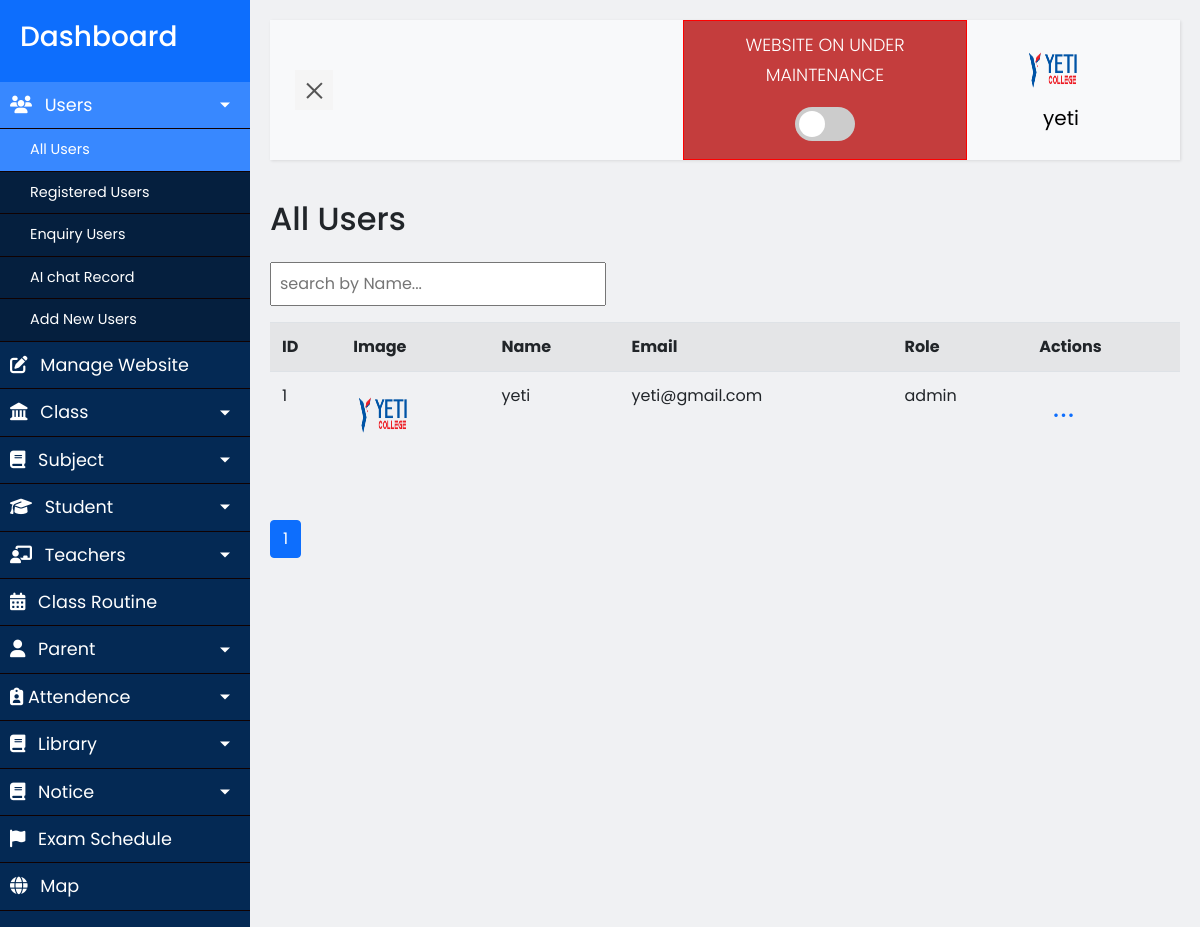
/admin/dashboard.php?content=allusers (signed in), run on the app's committed database.
### tables this page shows
CREATE TABLE `users` (
  `id` bigint(20) NOT NULL,
  `userid` bigint(20) NOT NULL,
  `username` varchar(50) NOT NULL,
  `email` varchar(100) NOT NULL,
  `gender` varchar(6) NOT NULL,
  `password` varchar(64) NOT NULL,
  `image` varchar(500) NOT NULL,
  `date` datetime NOT NULL,
  `online` int(11) NOT NULL,
  `role` varchar(50) NOT NULL
);

### admin/FetchAdminDataController.php (called while the page is built, shortened)
<?php
include dirname(__DIR__, 1). '/config.php';
class FetchAdminDataController {
    private $conn;
    private $limit;
    private $offset;
    public function __construct($conn, $limit = 10, $page = 1) {
        $this->conn = $conn;
    }
    public function setPagination($limit, $page) {
        $this->limit = $limit;
        $this->page = $page;
        $this->offset = ($this->page - 1) * $this->limit;
    }
    public function getUsers() {
        $sql = "SELECT * FROM users LIMIT {$this->offset}, {$this->limit}";
        return $this->fetchData($sql);
    }
    private function fetchData($query) {
        $data = [];
        $result = mysqli_query($this->conn, $query);
        if ($result && mysqli_num_rows($result) > 0) {
            while ($row = mysqli_fetch_assoc($result)) {
                $data[] = $row;
            }
        }
        return $data;
    }
}
$limit = isset($_GET['limit']) ? (int)$_GET['limit'] : 10;
$page = isset($_GET['page']) ? (int)$_GET['page'] : 1;
$FetchAdminDataController = new FetchAdminDataController($conn, $limit, $page);
$users = $FetchAdminDataController->getUsers();

### admin/pages/allusers.php (the view, shortened to what this page needs)
<div class="search-box py-3">
    <input type="text" id="" onkeyup="searchByName()" class="p-2 searchName" placeholder="search by Name...">
</div>
<?php
include './FetchAdminDataController.php';
include "../helpers.php";
?>
<table id="smsTable" class="table table-striped table-hover">
    <tr>
        <th>ID</th>
        <th>Image</th>
        <th>Name</th>
        <th>Email</th>
        <th>Role</th>
        <?php if ($_SESSION['role'] == 'admin') { ?>
            <th>Actions</th>
        <?php } ?>
    </tr>
    <?php
    if (!empty($users) && is_array($users)) {
        foreach ($users as $user) {
            ?>
            <tr class="fs-1">
                <td><?php echo $user['id']; ?></td>
                <td><img src="../assets/images/users/<?php echo $user['image']; ?>" alt="student-img"
                        style="width: 60px; height: 60px; border-radius: 50%;"></td>
                <td><?php echo $user['username']; ?></td>
                <td><?php echo $user['email']; ?></td>
                <td><?php echo $user['role']; ?></td>
                <?php if ($_SESSION['role'] == 'admin') { ?>
                    <td parent-id="<?php echo $user['id']; ?>" class="parent_actions"
                        style="font-family:bold; font-size: 30px; padding-left:25px; color: #0D6EFD; cursor:pointer;"
                        onclick="handleClick(event, this)">
                        ...
                    </td>
                <?php } ?>
            </tr>
            <?php
        }
        ?>
    </table>
<?php } ?>

### admin/dashboard.php (shortened to what this page needs)
<?php
include('templates/header.php'); ?>
<div class="wrapper">
    <?php $activePage = isset($_GET['content']) ? $_GET['content'] : '' ?>
    <nav id="sidebar">
        <div class="sidebar-header">
            <h3><a style="color: #fff; text-decoration: none;" href="dashboard.php">Dashboard</a></h3>
        </div>
        <ul class="list-unstyled components">
            <li
                class="<?= in_array($activePage, ['allusers', 'item0', 'register_users', 'enquiry_users', 'communications']) ? 'active' : '' ?>">
                <a href="#usersMenu" data-toggle="collapse"
                    aria-expanded="<?= in_array($activePage, ['allusers', 'item0']) ? 'true' : 'false' ?>"
                    class="dropdown-toggle">
                    <i class="fa-solid fa-users pr-2"></i> Users
                </a>
                <ul class="collapse list-unstyled <?= in_array($activePage, ['allusers', 'item0', 'register_users', 'enquiry_users', 'communications']) ? 'show' : '' ?>"
                    id="usersMenu">
                    <li class="<?= $activePage == 'allusers' ? 'active' : '' ?>">
                        <a href="?content=allusers">All Users</a>
                    </li>
                    <?php if ($_SESSION['role'] == 'admin' || $_SESSION['role'] == 'teacher') { ?>
                    <li class="<?= $activePage == 'register_users' ? 'active' : '' ?>">
                        <a href="?content=register_users">Registered Users</a>
                    </li>
                    <li class="<?= $activePage == 'enquiry_users' ? 'active' : '' ?>">
                        <a href="?content=enquiry_users">Enquiry Users</a>
                    </li>
                    <li class="<?= $activePage == 'communications' ? 'active' : '' ?>">
                        <a href="?content=communications">AI chat Record</a>
                    </li>
                    <?php } ?>
                    <?php if ($_SESSION['role'] == 'admin') { ?>
                        <li class="<?= $activePage == 'item0' ? 'active' : '' ?>">
                            <a href="?content=item0">Add New Users</a>
                        </li>
                    <?php } ?>
                </ul>
            </li>
            <?php if ($_SESSION['role'] == 'admin') { ?>
                <li class="<?= $activePage == 'college-website' ? 'active' : '' ?>">
                    <a href="?content=college-website"><i class="fa-solid fa-pen-to-square pr-2"></i> Manage Website</a>
                </li>
            <?php } ?>
            <li class="<?= in_array($activePage, ['item15', 'item16']) ? 'active' : '' ?>">
                <a href="#pageSubmenu5" data-toggle="collapse"
                    aria-expanded="<?= in_array($activePage, ['item15', 'item16']) ? 'true' : 'false' ?>"
                    class="dropdown-toggle">
                    <i class="fa-solid fa-landmark pr-2"></i> Class
                </a>
            </li>
            <li class="<?= in_array($activePage, ['add_subject', 'all_subject']) ? 'active' : '' ?>">
                <a href="#pagesubjectMenu" data-toggle="collapse"
                    aria-expanded="<?= in_array($activePage, ['add_subject', 'all_subject']) ? 'true' : 'false' ?>"
                    class="dropdown-toggle">
                    <i class="fa-solid fa-book pr-2"></i> Subject
                </a>
            </li>
            <li class="<?= in_array($activePage, ['item1', 'item2']) ? 'active' : '' ?>">
                <a href="#homeSubmenudd" data-toggle="collapse"
                    aria-expanded="<?= in_array($activePage, ['item1', 'item2']) ? 'true' : 'false' ?>"
                    class="dropdown-toggle">
                    <i class="fa-solid fa-graduation-cap pr-2"></i> Student
                </a>
            </li>
            <li class="<?= in_array($activePage, ['item3', 'item4', 'item5']) ? 'active' : '' ?>">
                <a href="#pageSubmenu1" data-toggle="collapse"
                    aria-expanded="<?= in_array($activePage, ['item3', 'item4', 'item5']) ? 'true' : 'false' ?>"
                    class="dropdown-toggle">
                    <i class="fa-solid fa-chalkboard-user pr-2"></i> Teachers
                </a>
            </li>
            <li class="<?= $activePage == 'item6' ? 'active' : '' ?>">
                <a href="?content=item6"><i class="fa-solid fa-calendar-days pr-2"></i> Class Routine</a>
            </li>
            <li class="<?= in_array($activePage, ['item7', 'item8']) ? 'active' : '' ?>">
                <a href="#pageSubmenu2" data-toggle="collapse"
                    aria-expanded="<?= in_array($activePage, ['item7', 'item8']) ? 'true' : 'false' ?>"
                    class="dropdown-toggle">
                    <i class="fa-solid fa-user pr-2"></i> Parent
                </a>
            </li>
            <?php if ($_SESSION['role'] == 'admin' || $_SESSION['role'] == 'teacher') { ?>
                <li class="<?= in_array($activePage, ['item21', 'item22', 'item23']) ? 'active' : '' ?>">
                    <a href="#pageSubmenu7" data-toggle="collapse"
                        aria-expanded="<?= in_array($activePage, ['item21', 'item22', 'item23']) ? 'true' : 'false' ?>"
                        class="dropdown-toggle">
                        <i class="fa-solid fa-clipboard-user"></i> Attendence
                    </a>
                </li>
            <?php } ?>
            <li class="<?= in_array($activePage, ['item10', 'item11']) ? 'active' : '' ?>">
                <a href="#pageSubmenu3" data-toggle="collapse"
                    aria-expanded="<?= in_array($activePage, ['item10', 'item11']) ? 'true' : 'false' ?>"
                    class="dropdown-toggle">
                    <i class="fa-solid fa-book pr-2"></i> Library
                </a>
            </li>
            <li class="<?= in_array($activePage, ['all_notice', 'add_notice']) ? 'active' : '' ?>">
                <a href="#notice" data-toggle="collapse"
                    aria-expanded="<?= in_array($activePage, ['all_notice', 'add_notice']) ? 'true' : 'false' ?>"
                    class="dropdown-toggle">
                    <i class="fa-solid fa-book pr-2"></i> Notice
                </a>
            </li>
            <li class="<?= $activePage == 'item18' ? 'active' : '' ?>">
                <a href="?content=item18"><i class="fa-solid fa-flag pr-2"></i> Exam Schedule</a>
            </li>
            <li class="<?= $activePage == 'item20' ? 'active' : '' ?>">
                <a href="?content=item20"><i class="fa-solid fa-globe pr-2"></i> Map</a>
            </li>
        </ul>
    </nav>
    <div id="content">
        <nav id="navbar" class="navbar py-0 navbar-expand-lg navbar-light bg-light">
            <div class="container-fluid">
                <button type="button" id="sidebarCollapse" class="navbar-btn">
                    <span></span>
                </button>
                <?php
                if ($_SESSION['role'] == 'admin') {
                    ?>
                    <div class="text-center text-light"
                        style="margin-left: 350px; background-color: #C43D3D; padding: 10px; border: 1px solid red;">
                        <p style="color: #fff;">WEBSITE ON UNDER MAINTENANCE <span id="statusText"></span></p>
                        <label class="switch">
                            <span class="slider"></span>
                        </label>
                    </div>
                    <?php
                }
                ?>
                <div class="collapse navbar-collapse" id="navbarSupportedContent">
                    <ul class="nav navbar-nav ml-auto">
                        <li class="nav-item active">
                            <a onclick="handleUserPopup()" class="nav-link mx-5 user-name" href="#">
                                <?php
                                if (isset($_SESSION['userid'])) {
                                    $userid = $_SESSION['userid'];
                                    $image = "SELECT image FROM users WHERE userid = '$userid'";
                                    $image_result = mysqli_query($conn, $image);
                                    if (mysqli_num_rows($image_result) > 0) {
                                        while ($image_row = mysqli_fetch_assoc($image_result)) {
                                            ?>
                                            <img src="../assets/images/users/<?php echo $image_row['image']; ?>"
                                                style="width: 60px; height: 60px; border-radius: 50%;" alt="">
                                            <?php
                                        }
                                    }
                                } else {
                                    ?>
                                    <img src="../assets/images/logo/<?php echo urlencode($logo); ?>"
                                        style="width: 60px; border: 1px solid red; height: 60px; border-radius: 50%;"
                                        alt="">
                                    <?php
                                }
                                ?>
                                <span class="px-2"></span>
                            </a>
                            <div>
                                <p style="font-size: 13px;" class="text-center"><?php
                                if ($_SESSION['role'] == 'admin') {
                                    echo "<b style='font-size: 20px;'>". $_SESSION['name'] . "</b>";
                                } else {
                                    echo "<b style='font-size: 20px;'>Welcome, " . $_SESSION['name']. "</b>";
                                }
                                ?></p>
                            </div>
                        </li>
                    </ul>
                </div>
            </div>
        </nav>
        <div class="main-content">
            <div class="content-container">
                <?php
                if (isset($_GET['content'])) {
                    include('content.php');
                }
                ?>
            </div>
        </div>
    </div>
</div>
<?php
include('templates/footer.php');
?>

### assets/css/admin.css (style rules this page uses)
body { font-family: 'Poppins', sans-serif; background: #F0F1F3; }
:root { --primary_color: #0D6EFD; --secondary_color: #042954; --hover_color: #A7A3A3; --active_color: #3888FF; }
p { font-family: 'Poppins', sans-serif; font-size: 1.1em; font-weight: 300; line-height: 1.7em; color: #000000; }
a, a:hover, a:focus { color: inherit; text-decoration: none; transition: all 0.3s; }
.navbar { padding: 15px 10px; background: #F0F1F3; border: none; border-radius: 0; margin-bottom: 40px; box-shadow: 1px 1px 3px rgba(0, 0, 0, 0.1); }
.navbar-btn { box-shadow: none; outline: none !important; border: none; }
.navbar-light .navbar-nav .nav-link { color: var(--primary_color); }
.wrapper { display: flex; width: 100%; align-items: stretch; perspective: 1500px; }
#sidebar { min-width: 250px; max-width: 250px; background: #042954; color: #fff; transition: all 0.6s cubic-bezier(0.945, 0.020, 0.270, 0.665); transform-origin: bottom left; }
#sidebar .sidebar-header { padding: 20px; background: var(--primary_color); }
#sidebar ul li a { padding: 10px; font-size: 1.1em; display: block; color: #fff; border-bottom: 1px solid rgb(16, 1, 1); text-decoration: none; }
#sidebar ul li.active>a, a[aria-expanded="true"] { color: #fff; background: var(--active_color); }
a[data-toggle="collapse"] { position: relative; }
.dropdown-toggle::after { display: block; position: absolute; top: 50%; right: 20px; transform: translateY(-50%); }
ul ul a { font-size: 0.9em !important; padding-left: 30px !important; background: #051F3E; }
#content { width: 100%; padding: 20px; min-height: 100vh; transition: all 0.3s; }
#sidebarCollapse { width: 40px; height: 40px; background: #f5f5f5; cursor: pointer; }
#sidebarCollapse span { width: 80%; height: 2px; margin: 0 auto; display: block; background: #555; transition: all 0.8s cubic-bezier(0.810, -0.330, 0.345, 1.375); transition-delay: 0.2s; }
#sidebarCollapse span:last-of-type { transform: rotate(-45deg) translate(1px, -1px); }
table th, td input[type=checkbox] { padding: 10px; margin-right: 15px; }
.switch { position: relative; display: inline-block; width: 60px; height: 34px; }
.slider { position: absolute; cursor: pointer; top: 0; left: 0; right: 0; bottom: 0; background-color: #ccc; transition: 0.4s; border-radius: 34px; }
.slider:before { position: absolute; content: ""; height: 26px; width: 26px; left: 4px; bottom: 4px; background-color: white; transition: 0.4s; border-radius: 50%; }

### data on the page
users: image (picture), id "1", username "yeti", email "yeti@gmail.com", role "admin"

### other printed values
$_SESSION['name'] "yeti"
$allowed_pages[$content] "All Users"
